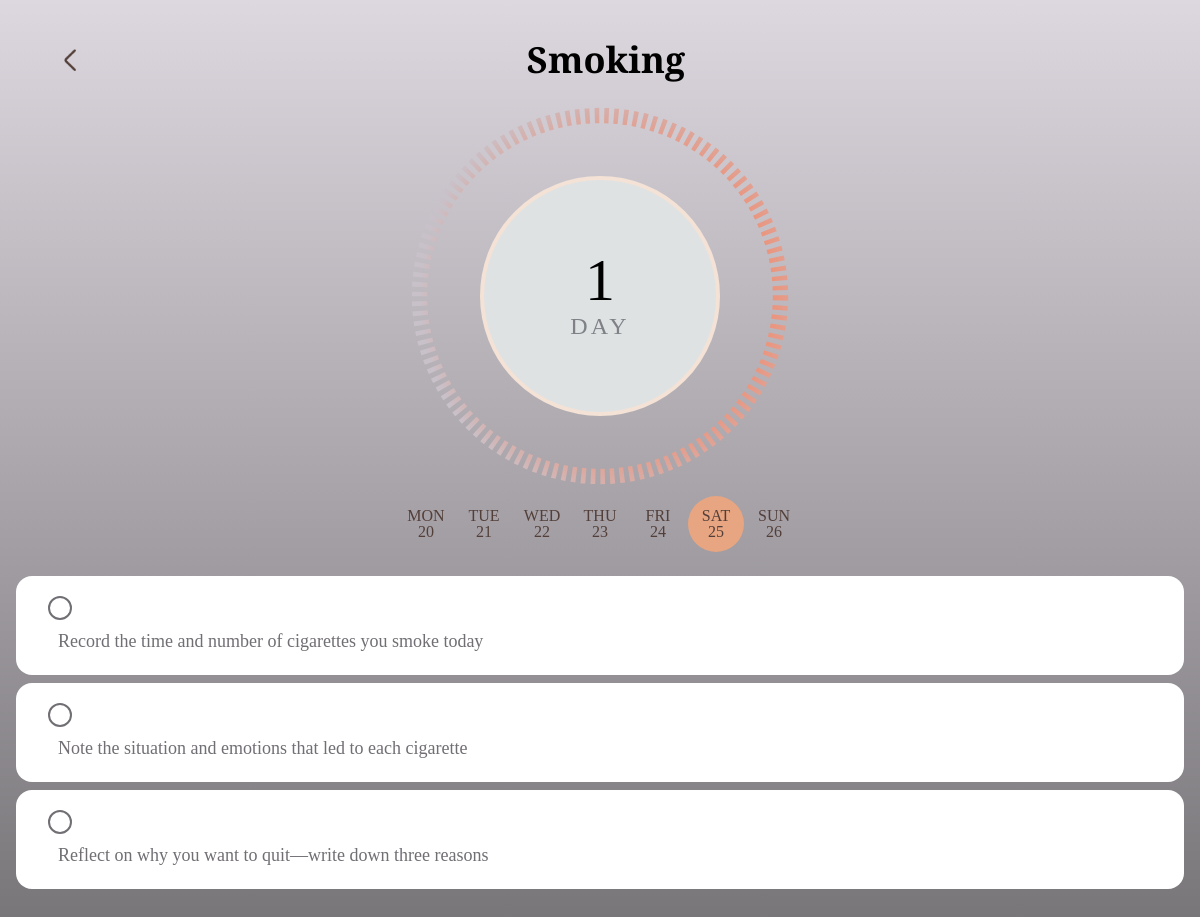
The page /habit/21/ (signed in) on the database its author committed.
### habits/models.py (models this page shows, shortened)
class Habit(models.Model):
    habit_id = models.AutoField(primary_key=True)
    language_code = models.ForeignKey(Language, on_delete=models.RESTRICT)
    habit_name = models.CharField(max_length=100)
    habit_type = models.CharField(max_length=4, choices=[('good', 'Good'), ('bad', 'Bad')])
    description = models.TextField(blank=True)
    gradient_color_start = models.CharField(max_length=7, blank=True, help_text="Hex code for the gradient start color")
    gradient_color_end = models.CharField(max_length=7, blank=True, help_text="Hex code for the gradient end color")
    created_at = models.DateTimeField(auto_now_add=True)
    class Meta:
        unique_together = ('habit_id', 'language_code')

class UserProgress(models.Model):
    user = models.ForeignKey(User, on_delete=models.CASCADE)
    habit = models.ForeignKey(Habit, on_delete=models.CASCADE)
    current_day = models.IntegerField(default=1)
    completed_tasks_today = models.IntegerField(default=0)
    last_updated = models.DateTimeField(auto_now=True)
    class Meta:
        unique_together = ('user', 'habit')

class HabStep(models.Model):
    habit = models.ForeignKey(Habit, on_delete=models.CASCADE)
    step = models.ForeignKey(Step, on_delete=models.CASCADE)
    step_order = models.IntegerField()
    created_at = models.DateTimeField(auto_now_add=True)
    class Meta:
        unique_together = ('habit', 'step', 'step_order')

class Step(models.Model):
    step_id = models.AutoField(primary_key=True)
    language_code = models.ForeignKey(Language, on_delete=models.RESTRICT)
    description = models.TextField()
    created_at = models.DateTimeField(auto_now_add=True)
    class Meta:
        unique_together = ('step_id', 'language_code')

### habits/views.py (the view, shortened to what this page needs)
# urls.py: path('habit/<int:id>/', views.habit, name='habit'),
def habit(request, id):
    user_id = request.session.get('user_id')
    if not user_id:
        return redirect('login')
    user = get_object_or_404(User, user_id=user_id)
    habit = get_object_or_404(Habit, habit_id=id)
    user_progress = UserProgress.objects.filter(user=user, habit=habit).first()
    steps_for_today = HabStep.objects.filter(habit=habit, step_order=user_progress.current_day)
    current_time = timezone.now()
    print(current_time.hour+2)
    if current_time.hour+2 == 24 and current_time.minute == 0:
        user_progress.check_all_tasks_completed()
    steps_for_today = HabStep.objects.filter(habit=habit, step_order=user_progress.current_day)
    today = timezone.now()
    start = today - timedelta(days=today.weekday())
    days_week = [(start + timedelta(days=i), ["Mon", "Tue", "Wed", "Thu", "Fri", "Sat", "Sun"][i]) for i in range(7)]
    return render(request, "smoking.html", {
        "habit": habit,
        "days_week": days_week,
        "today": today,
        "user_progress": user_progress,
        "steps_for_today": steps_for_today
    })

### habits/templates/smoking.html (shortened to what this page needs)
{% extends "base.html" %}
{% block style %}
{% load static %}
{% endblock style %}
{% block content %}
<div class="screen bg-gradient-to-b from-[#DDD8DF] to-[#787579] min-h-screen py-10">
    <div class="container-inside flex flex-col items-between justify-between pt-0 mx-16">
        <div class="header flex items-center justify-between">
            <div class="back-image text-4xl">
                <a href="{% url 'habits' %}">
                    <img class="w-3" src="{% static '/images/back.png' %}" alt="back-button" />
                </a>
            </div>
            <div class="title text-4xl text-center font-semibold">{{ habit.habit_name }}</div>
        </div>
        <div class="middle flex flex-col items-center justify-center mt-24 relative">
            <a href="/habit/{{habit.habit_id}}/info">{{habit_info}}
            <div class="circle color-white w-60 h-60 bg-[#DFE2E3] flex items-center justify-center rounded-full border-solid border-4 border-[#F3E2D5] relative">
                <div class="cont flex flex-col items-center justify-center">
                    <div class="top text-6xl" style="font-family: Jost">{{ user_progress.current_day }}</div>
                    <div class="bottom text-2xl text-[#7F8187] tracking-[0.2rem]" style="font-family: Jost">
                        DAY
                    </div>
                </div>
            </div>
            </a>
        </div>
    </div>
    <div class="days flex items-center justify-center gap-0.5 mt-20">
        {% for day, day_name in days_week %}
            <div class="day flex flex-col items-center justify-center {% if day == today %}bg-[#E7A581]{% else %}bg-transparent{% endif %} text-[#533F39] rounded-full w-14 h-14 gap-0">
                <div class="day-name uppercase">{{ day_name }}</div>
                <div class="day-number mt-[-8px]">{{ day.day }}</div>
            </div>
        {% endfor %}
    </div>
    <div class="tasks mt-6 gap-2 flex flex-col items-center justify-center mx-4">
        {% for hab_step in steps_for_today %}
        <div class="task bg-white rounded-2xl flex justify-between px-8 py-5 items-center w-full text-[#716e74] text-[18px]" style="font-family: Jost">
            <div class="task-container">
                <input type="checkbox"
                       name="step_{{ hab_step.step.step_id }}"
                       id="task-checkbox{{ forloop.counter }}"
                       class="custom-checkbox"
                        />
                <label for="task-checkbox{{ forloop.counter }}" class="custom-label cursor-pointer">
                    {{ hab_step.step.description }}
                </label>
            </div>
        </div>
        {% empty %}
        <div class="task bg-white rounded-2xl flex justify-between px-8 py-5 items-center w-full text-[#716e74] text-[18px]" style="font-family: Jost">
            <span>No tasks available for today.</span>
        </div>
        {% endfor %}
    </div>
</div>
{% endblock content %}

### habits/templates/base.html (style rules this page uses)
body { font-family: "Crimson Text", serif; }

### habits/templates/smoking.html (style rules this page uses)
body { font-family: "Crimson Text", serif; }
.custom-checkbox { appearance: none; width: 24px; height: 24px; border-radius: 50%; border: 2px solid #716e74; outline: none; cursor: pointer; position: relative; transition: background-color 0.5s, border-color 0.3s; }
.custom-label { display: flex; align-items: center; margin-left: 10px; }

### rows shown on the page
Habit: habit_name "Smoking"
UserProgress: current_day "1"
HabStep: step.description "Record the time and number of cigarettes you smoke today"
HabStep: step.description "Note the situation and emotions that led to each cigarette"
HabStep: step.description "Reflect on why you want to quit—write down three reasons"

### other values the page prints
{{ day_name }} "MON" "TUE" "WED" "THU" "FRI" "SAT" "SUN"
{{ day.day }} "20" "21" "22" "23" "24" "25" "26"
